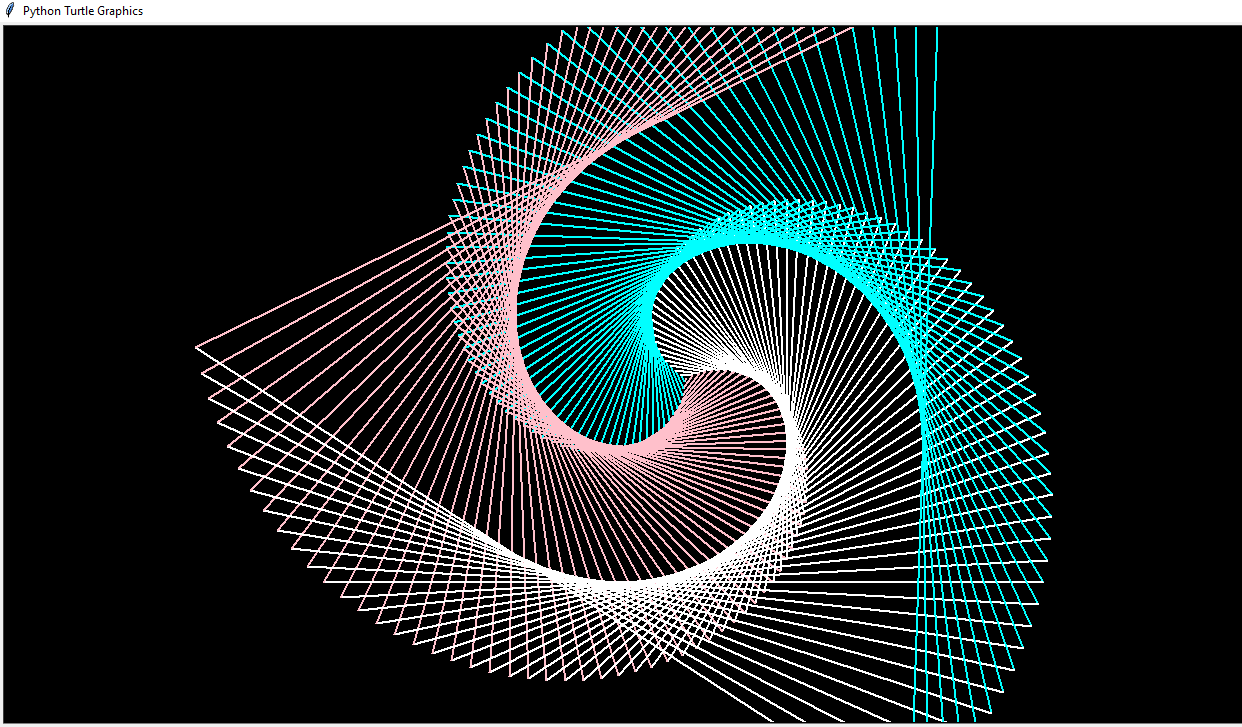

Here is the Python script that generated this plot:
import turtle 
t = turtle.Turtle()
s = turtle.Screen()
s.bgcolor ("black")
t.width(2)
t.speed(15)

col = ("white", "pink", "cyan")
for i in range (300):
    t.pencolor(col[i%3])
    t.forward(i*4)
    t.right(121)

    
